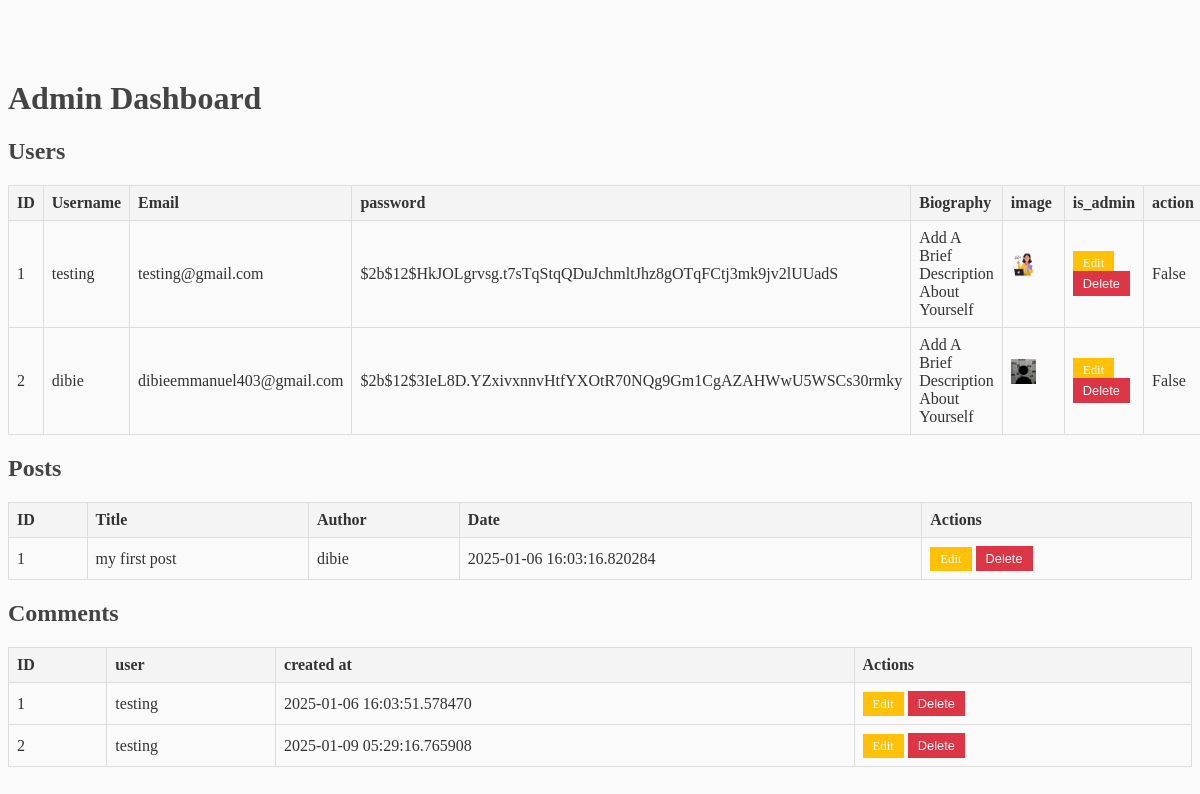
The app's page /admin (signed in), older data.
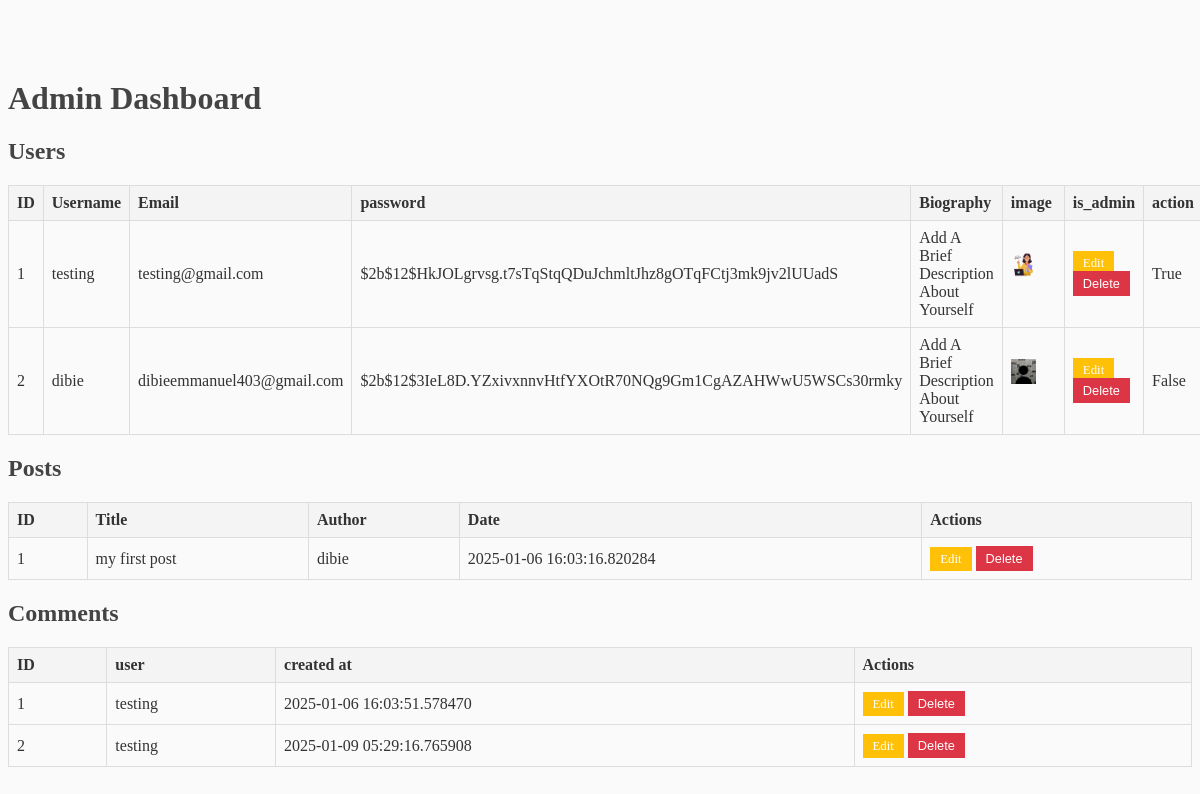
The same page, newer data.
### flaskblog/models.py (models this page shows, shortened)
class User(db.Model, UserMixin):
    id = db.Column(db.Integer, primary_key=True)
    username = db.Column(db.String(20), nullable=False, unique=True)
    email = db.Column(db.String(120), nullable=False, unique=True)
    image_file = db.Column(db.String(20), nullable=False, default='default.jpg')
    password = db.Column(db.String(60), nullable=False)
    posts = db.relationship('Post', backref='author', lazy=True)
    is_admin = db.Column(db.Boolean, nullable=False,default=False)
    Biography= db.Column(db.Text, nullable=False,default='Add A Brief Description About Yourself')

class Post(db.Model):
    id = db.Column(db.Integer, primary_key=True)
    title = db.Column(db.String(100), nullable=False)
    content = db.Column(db.Text, nullable=False)
    date = db.Column(db.DateTime, nullable=False, default=datetime.utcnow)
    user_id = db.Column(db.Integer, db.ForeignKey('user.id'), nullable=False)
    is_admin = db.Column(db.Boolean, nullable=False,default=False)

class Comment(db.Model):
    id = db.Column(db.Integer, primary_key=True)
    content = db.Column(db.String(500), nullable=False)
    user_id = db.Column(db.Integer, db.ForeignKey('user.id'), nullable=False)
    post_id = db.Column(db.Integer, db.ForeignKey('post.id'), nullable=False)
    created_at = db.Column(db.DateTime, default=datetime.utcnow)
    user = db.relationship('User', backref=db.backref('comments', lazy=True))
    post = db.relationship('Post', backref=db.backref('comments', lazy='dynamic'))

### flaskblog/routes.py (the view)
@app.route('/admin', methods=['GET', 'POST'])
@login_required
def admin_page():
    posts = Post.query.all()  # Fetch all posts
    users = User.query.all()  # Fetch all users
    comments=Comment.query.all()
    if current_user.email != 'dibieemmanuel403@gmail.com':  # Ensure the user is an admin
        flash("You are not authorized to access this page.", "danger")
        return redirect(url_for('home'))  # Redirect unauthorized users to home
    return render_template('admin.html', users=users, posts=posts,comments=comments)

### flaskblog/models.py (called while the page is built)
@login_manager.user_loader
def load_user(user_id):
    return User.query.get(int(user_id))

### flaskblog/templates/Admin.html (shortened to what this page needs)
<!DOCTYPE html>
<html lang="en">
<head>
    <link rel="stylesheet" href="{{ url_for('static', filename='main.css') }}">
</head>
<body>
    <div class="container">
        <h1 class="text-center text-primary">Admin Dashboard</h1>
        <h2 class="mt-5">Users</h2>
        <table class="table table-bordered">
            <thead>
                <tr>
                    <th>ID</th>
                    <th>Username</th>
                    <th>Email</th>
                    <th>password</th>
                    <th>Biography</th>
                    <th>image</th>
                    <th>is_admin</th>
                    <th>action</th>
                </tr>
            </thead>
            <tbody>
                {% for user in users %}
                <tr>
                    <td>{{ user.id }}</td>
                    <td>{{ user.username }}</td>
                    <td>{{ user.email }}</td>
                    <td>{{ user.password }}</td>
                    <td>{{ user.Biography }}</td>
                    <td><img class="rounded-circle border account-img2 border-primary"
                     src="{{ url_for('static', filename='profile_pics/' + user.image_file) }}"> </td>
                    <td>
                        <a href="{{ url_for('edit_user', user_id=user.id) }}" class="btn11 btn-warning btn-sm">Edit</a>
                        <form action="{{ url_for('delete_user', user_id=user.id) }}" method="POST" style="display:inline;">
                            <button type="submit" class="btn11 btn-danger btn-sm">Delete</button>
                        </form>
                    </td>
                    <td>{{ user.is_admin }}</td>
                </tr>
                {% endfor %}
            </tbody>
        </table>
        <h2 class="mt-5">Posts</h2>
        <table class="table table-bordered">
            <thead>
                <tr>
                    <th>ID</th>
                    <th>Title</th>
                    <th>Author</th>
                    <th>Date</th>
                    <th>Actions</th>
                </tr>
            </thead>
            <tbody>
                {% for post in posts %}
                <tr>
                    <td>{{ post.id }}</td>
                    <td>{{ post.title }}</td>
                    <td>{{ post.author.username }}</td>
                    <td>{{ post.date }}</td>
                    <td>
                        <a href="{{ url_for('edit_post', post_id=post.id) }}" class="btn11 btn-warning btn-sm">Edit</a>
                        <form action="{{ url_for('delete_post', post_id=post.id) }}" method="POST" style="display:inline;">
                            <button type="submit" class="btn11 btn-danger btn-sm">Delete</button>
                        </form>
                    </td>
                </tr>
                {% endfor %}
            </tbody>
        </table>
        <h2 class="mt-5">Comments</h2>
        <table class="table table-bordered">
            <thead>
                <tr>
                    <th>ID</th>
                    <th>user</th>
                    <th>created at</th>
                    <th>Actions</th>
                </tr>
            </thead>
            <tbody>
                {% for comment in comments %}
                <tr>
                    <td>{{ comment.id }}</td>
                    <td>{{ comment.user.username }}</td>
                    <td>{{ comment.created_at }}</td>
                    <td>
                        <a class="btn11 btn-warning btn-sm">Edit</a>
                        <form  method="POST" style="display:inline;">
                            <button type="submit" class="btn11 btn-danger btn-sm">Delete</button>
                        </form>
                    </td>
                </tr>
               {% endfor %}
            </tbody>
        </table>
    </div>
</body>
</html>

### flaskblog/static/main.css (style rules this page uses)
body { background: #fafafa; color: #333333; margin-top: 5rem; }
h1, h2, h3, h4, h5, h6 { color: #444444; }
.account-img2 { height: 25px; width: 25px; margin-right: 20px; margin-bottom: 16px; }
.table { width: 100%; margin-bottom: 20px; border-collapse: collapse; }
.table th, .table td { border: 1px solid #ddd; padding: 8px; text-align: left; }
.table th { background-color: #f4f4f4; }
.btn11 { text-decoration: none; padding: 5px 10px; color: #fff; border: none; cursor: pointer; }
.btn-warning { background-color: #ffc107; }
.btn-danger { background-color: #dc3545; }
.btn-sm { font-size: 0.8rem; }

Row changes from the older to the newer data that the page shows:
changed User "testing": is_admin "False" → "True"
